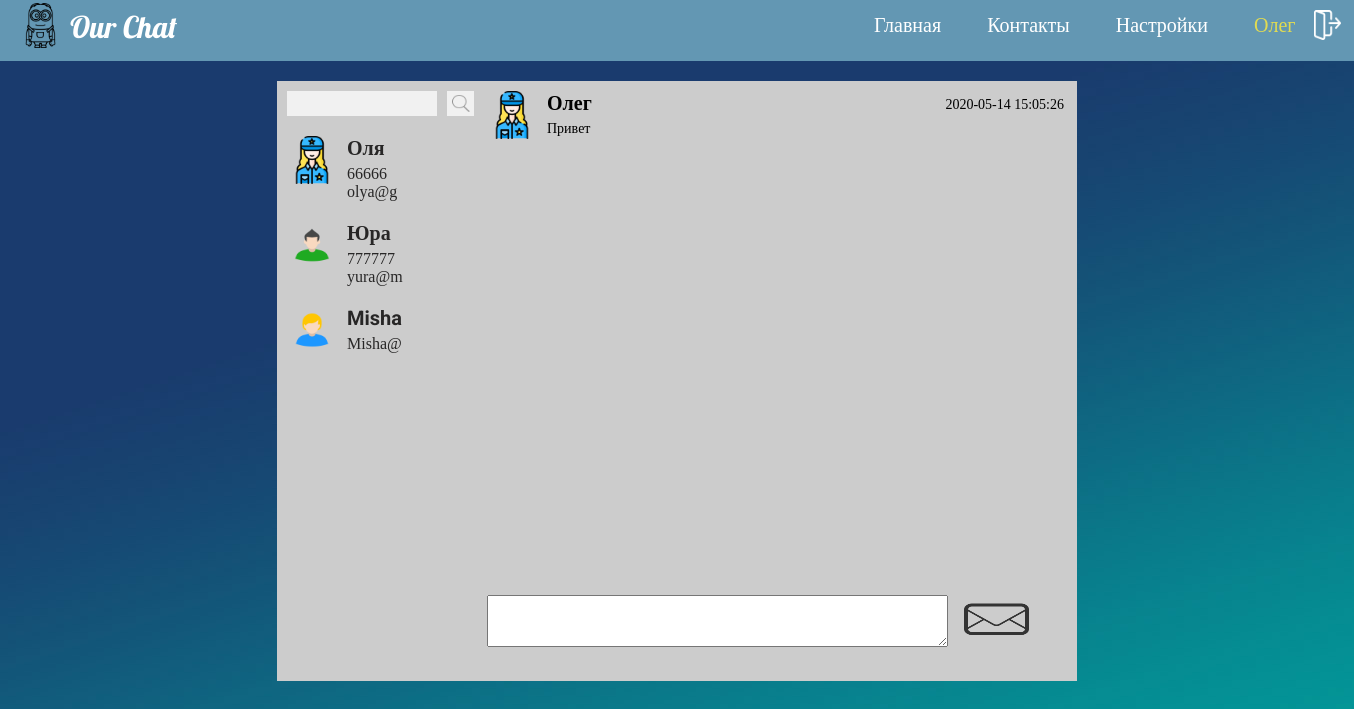
Screenshot of /index.php?user=2 (signed in) with the database file from the repository.
### tables this page shows
CREATE TABLE `users` (
  `id` int(11) NOT NULL,
  `name` varchar(100) NOT NULL,
  `photo` varchar(100) NOT NULL,
  `phone` varchar(20) NOT NULL,
  `email` varchar(100) NOT NULL,
  `password` varchar(250) NOT NULL
);

CREATE TABLE `messages` (
  `id` int(100) NOT NULL,
  `name` varchar(100) NOT NULL,
  `user_id_komu` int(100) NOT NULL,
  `user_id_ot_kogo` int(100) NOT NULL,
  `text` varchar(255) NOT NULL,
  `time` datetime NOT NULL DEFAULT current_timestamp()
);

### configs/settings.php (called while the page is built, shortened)
<?php
if(isset($_COOKIE['user_id']))
$user_id = $_COOKIE["user_id"];
?>

### modules/list-users.php (the view)
<?php
if (isset($_GET["search-user"])) {
  $sql = "SELECT * FROM `users` WHERE `name` LIKE '%"  . $_GET["search-user"] .  "%' ";
  $result = mysqli_query($connect, $sql);
  $numberUsers = mysqli_num_rows($result);
?>
  <form action="index.php" method="GET" id="search">
    <input type="text" name="search-user" value="<?php echo $_GET["search-user"] ?>">
    <button>
      <img src="/img/icon-search.png" alt="icon search">
    </button>
  </form>
  <div id="list-users">
    <ul>
      <?php
      $i = 0;
      while ($i < $numberUsers) {
        $user = mysqli_fetch_assoc($result);
        if ($user_id != $user["id"]) {
      ?>
          <li>
            <a href="/index.php?user=<?php echo $user["id"]; ?>">
              <div class="avatar">
                <img src='<?php echo $user["photo"]; ?>'>
              </div>
              <h2><?php echo $user["name"]; ?></h2>
              <span><?php echo $user["phone"]; ?></span>
              <span><?php echo $user["email"]; ?></span>
            </a>
          </li>
      <?php
        }
        $i = $i + 1;
      }
    } else {
      $sql = "SELECT * FROM `users` ";
      $result = mysqli_query($connect, $sql);
      $numberUsers = mysqli_num_rows($result);
      ?>
      <form action="index.php" method="GET" id="search">
        <input type="text" name="search-user">
        <button>
          <img src="/img/icon-search.png" alt="icon search">
        </button>
      </form>
      <div id="list-users">
        <ul>
          <?php
          $i = 0;
          while ($i < $numberUsers) {
            $user = mysqli_fetch_assoc($result);
            if ($user_id != $user["id"]) {
          ?>
              <li>
                <a href="/index.php?user=<?php echo $user["id"]; ?>">
                  <div class="avatar">
                    <img src='<?php echo $user["photo"]; ?>'>
                  </div>
                  <h2><?php echo $user["name"]; ?></h2>
                  <span><?php echo $user["phone"]; ?></span>
                  <span><?php echo $user["email"]; ?></span>
                </a>
              </li>
        <?php
            }
            $i = $i + 1;
          }
        }
        ?>
        </ul>
      </div>

### components/header.php
<div id="header">
            <a href="index.php">
            <div id="logo">
                <img src="/img/minions.png" alt="logo"> <span>Our Chat</span>
            </div></a>
            <div id="menu">
                <a href="/">Главная</a>
                <a href="#" id="open-contacts">Контакты</a>
                <a href="#">Настройки</a>
            <?php
                if(isset($_COOKIE['user_id'])) {
                  $sql = "SELECT * FROM users WHERE id=" . $_COOKIE['user_id'];
                  $result = mysqli_query($connect, $sql);
                  $user = mysqli_fetch_assoc($result);
            ?>
                <a href="exit.php" id="open-login-exit"><?php echo $user["name"]?></a>
            <?php
                }else {
            ?>
                <a href="login.php" id="open-login">Войти</a>
            <?php
                }
            ?>
            </div>
</div>

### modules/list-messages.php (shortened to what this page needs)
<ul>
    <?php
    if (isset($_GET["user"]) || isset($otpravleno_polzovatel_id)) {
        $user = null;
        if (isset($_GET["user"])) {
            $user = $_GET["user"];
        } else {
            $user = $otpravleno_polzovatel_id;
        }
        $sql = "SELECT * FROM messages" . " WHERE (user_id_komu = " . $user .
            " AND user_id_ot_kogo = " . $user_id . " ) " .
            "OR (user_id_komu = " . $user_id .
            " AND user_id_ot_kogo = " . $user . " ) ";
        $result = mysqli_query($connect, $sql);
        $numberMessages = mysqli_num_rows($result);
        $i = 0;
        while ($i < $numberMessages) {
            $message = mysqli_fetch_assoc($result);
    ?>
            <li>
                <div class="avatar"><img src="/img/user.png" alt="icon user">
                </div>
                <?php
                $sql = "SELECT name FROM users WHERE id=" . $message["user_id_ot_kogo"];
                $user = mysqli_query($connect, $sql);
                $user = mysqli_fetch_assoc($user);
                ?>
                <h2><?php echo $user["name"] ?></h2>
                <p><?php echo $message["text"] ?></p>
                <div class="time"><?php echo $message["time"] ?></div>
            </li>
    <?php
            $i = $i + 1;
        }
    } else {
        echo "<h2>Пользователь не выбран</h2>";
    }
    ?>
</ul>

### style/style.css (style rules this page uses)
body { margin: 0; background-image: url(/img/fon.jpg); }
#header { width: 100%; height: 61px; background: #6397b3; }
#logo { position: relative; float: left; width: 200px; height: 100%; }
#logo img { position: absolute; top: 3px; left: 18px; width: 45px; height: 45px; }
#logo span { position: absolute; top: 8px; left: 70px; color: #fff; font-family: 'Lobster', cursive; font-size: 30px; }
#menu { float: right; height: 100%; }
#menu a { display: block; float: left; padding: 12px 10px 0 14px; height: calc(100% - 12px); margin-right: 22px; font-size: 20px; font-family: 'Lobster', cursive; text-decoration: none; color: #fff; }
a#open-login-exit { color: #f9f6f6fa; font-weight: 500; color: #ffeb3bcf; height: 79%; width: 68px; }
a#open-login-exit::after { content: ""; background-image: url(/img/logout.png); background-size: 27px 30px; width: 30px; height: 30px; background-repeat: no-repeat; position: absolute; top: 10px; left: 1314px; }
#search { width: 100%; height: 25px; padding: 10px; }
#search button { width: 27px; height: 25px; padding: 0; border: none; background: #f1f1f1; outline: none; cursor: pointer; }
#search button img { width: 100%; height: 100%; }
#search input { float: left; width: calc(100% - 40px - 30px); height: 100%; padding: 0 10px; margin-right: 10px; outline: none; background: #f1f1f1; border: none; }
#list-users { height: calc(100% - 45px); }
#list-users ul { padding: 0; margin: 0; height: 100%; width: 100%; list-style: none; overflow-y: auto; }
#list-users ul li a span { display: block; }
#list-users ul li { position: relative; width: calc(100% - 20px); padding: 10px; }
#list-users ul h2, #list-users ul p { font-size: 14px; font-family: 'Roboto'; margin: 0px; }
#list-users ul h2 { margin-bottom: 5px; font-size: 20px; }
#list-users ul .avatar { float: left; margin-right: 10px; width: 50px; height: 48px; }
#list-users ul .avatar img { width: 100%; height: 100%; }
#list-users ul li a { text-decoration: none; color: #272626; }
#message ul { list-style: none; margin: 0; padding: 0; }
#message ul .avatar { float: left; width: 50px; height: 48px; margin-right: 10px; }
#message ul .avatar img { width: 100%; height: 100%; }
#message ul h2, #message ul p { font-size: 14px; font-family: 'Roboto'; margin: 0px; }
#message ul h2 { font-size: 20px; margin-bottom: 5px; }
#message ul li { padding: 10px; position: relative; }
#message ul li .time { position: absolute; top: 16px; right: 13px; font-size: 14px; }

### rows the page displays
users: name "Олег"
users: photo (placeholder picture), name "Оля", phone "66666", email "olya@g"
users: photo (picture), name "Юра", phone "777777", email "yura@m"
users: photo (picture), name "Misha", email "Misha@"
messages: users.name "Олег", text "Привет", time "2020-05-14 15:05:26"
